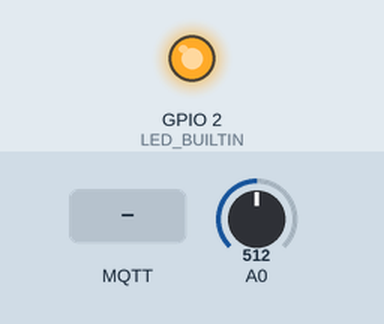
This sketch was run on a simulated ESP8266 (NodeMCU). On the bench: output pins drawn as LEDs (lit = HIGH, except the on-board LED, lit = LOW). The inputs (shaded band) are chosen by the test bench; at power-on: A0 = 512. WiFi joins after 1.5 s; servers stay silent unless stated; no MQTT or app messages arrive unless stated; what the sketch prints to the serial monitor is not drawn.

Above: at 2.8 s.
2.9 s: MQTT message "0" arrives on the first subscribed topic
At 3.4 s:
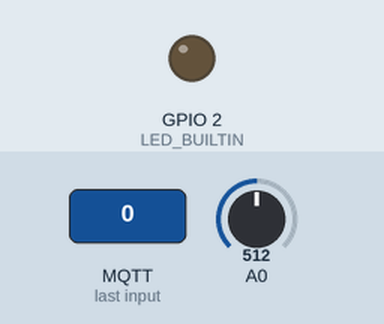
4.4 s: MQTT message "1" arrives on the first subscribed topic
At 5.7 s:
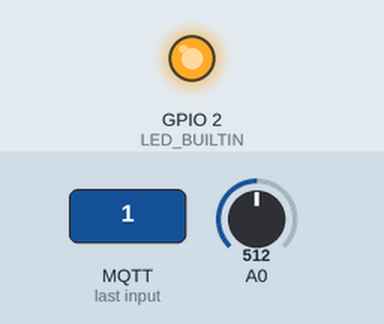
6.5 s: MQTT message "2" arrives on the first subscribed topic
At 7.3 s:
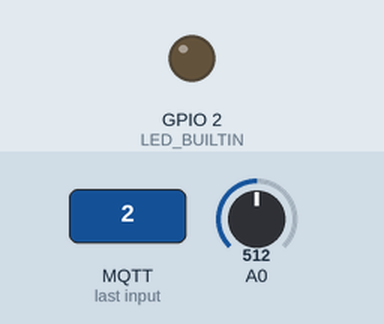
Timing chart, 0 to 9.5 s (numbered marks = the images above; inputs shaded):
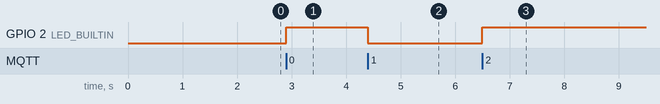

Measured:
- after the input at 2.9 s, GPIO 2 (LED_BUILTIN): LOW → HIGH at once
- after the input at 4.4 s, GPIO 2 (LED_BUILTIN): HIGH → LOW at once
- after the input at 6.5 s, GPIO 2 (LED_BUILTIN): LOW → HIGH at once

The sketch:

esp8266code.ino
```cpp
#include <ESP8266WiFi.h>
#include <PubSubClient.h> // https://github.com/knolleary/pubsubclient/releases/tag/v2.3
#include <ArduinoJson.h> // https://github.com/bblanchon/ArduinoJson/releases/tag/v5.0.7

//-------- Customise these values -----------
const char* ssid = "T2TECHHUB";
const char* password = "T2T@12345";

#define ORG "ic01na"
#define DEVICE_TYPE "NodeMcu"
#define DEVICE_ID "demoDevice"
#define TOKEN "JZp5ytS*_)H!tZf*EM"
//-------- Customise the above values --------

char server[] = ORG ".messaging.internetofthings.ibmcloud.com";
char authMethod[] = "use-token-auth";
char token[] = TOKEN;
char clientId[] = "d:" ORG ":" DEVICE_TYPE ":" DEVICE_ID;

const char eventTopic[] = "iot-2/evt/status/fmt/json";
const char cmdTopic[] = "iot-2/cmd/led/fmt/json";


WiFiClient wifiClient;
void callback(char* topic, byte* payload, unsigned int payloadLength) {
  Serial.print("Message arrived [");
  Serial.print(topic);
  Serial.print("] ");
  for (int i = 0; i < payloadLength; i++) {
    Serial.print((char)payload[i]);
  }
  Serial.println();

  // Switch on the LED if an 1 was received as first character
  if (payload[0] == '1') {
    digitalWrite(BUILTIN_LED, LOW);   // Turn the LED on (Note that LOW is the voltage level
    // but actually the LED is on; this is because
    // it is acive low on the ESP-01)
  } else {
    digitalWrite(BUILTIN_LED, HIGH);  // Turn the LED off by making the voltage HIGH
  }

}
PubSubClient client(server, 1883, callback, wifiClient);

int publishInterval = 5000; // 5 seconds//Send adc every 5sc
long lastPublishMillis;

void setup() {
  Serial.begin(9600); Serial.println();
  pinMode(LED_BUILTIN, OUTPUT);
  wifiConnect();
  mqttConnect();
}

void loop() {
  if (millis() - lastPublishMillis > publishInterval) {
    publishData();
    lastPublishMillis = millis();
  }

  if (!client.loop()) {
    mqttConnect();
  }
}

void wifiConnect() {
  Serial.print("Connecting to "); Serial.print(ssid);
  WiFi.begin(ssid, password);
  while (WiFi.status() != WL_CONNECTED) {
    delay(500);
    Serial.print(".");
  }
  Serial.print("nWiFi connected, IP address: "); Serial.println(WiFi.localIP());

}

void mqttConnect() {
  if (!!!client.connected()) {
    Serial.print("Reconnecting MQTT client to "); Serial.println(server);
    while (!!!client.connect(clientId, authMethod, token)) {
      Serial.print(".");
      delay(500);
    }
    if (client.subscribe(cmdTopic)) {
      Serial.println("subscribe to responses OK");
    } else {
      Serial.println("subscribe to responses FAILED");
    }
    Serial.println();
  }
}


void publishData() {
  // read the input on analog pin 0:
  int sensorValue = analogRead(A0);

  String payload = "{\"d\":{\"adc\":";
  payload += String(sensorValue, DEC);
  payload += "}}";

  Serial.print("Sending payload: "); Serial.println(payload);

  if (client.publish(eventTopic, (char*) payload.c_str())) {
    Serial.println("Publish OK");
  } else {
    Serial.println("Publish FAILED");
  }
}
```
